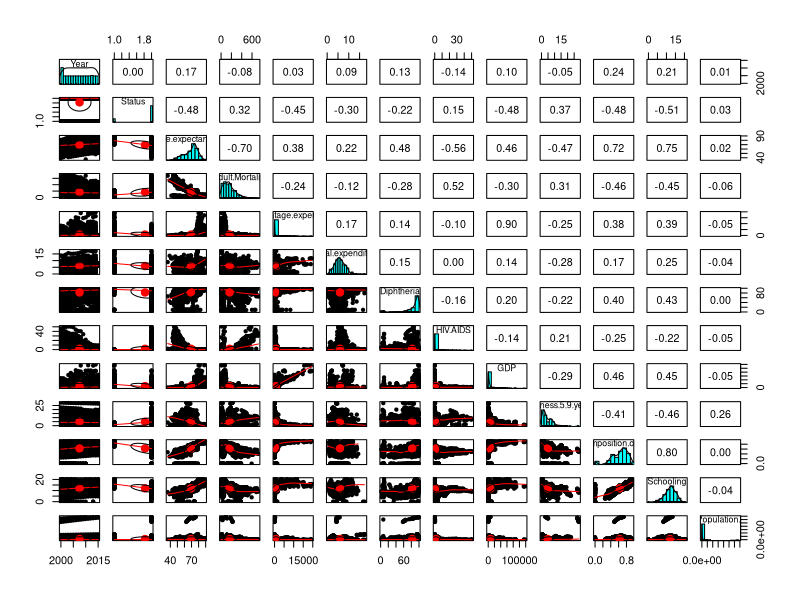

Here is the R script that generated this plot: (Note: this script raises an error after producing the figure.)
## ---- chunk 1
knitr::opts_chunk$set(echo = TRUE)
## ---- chunk 2
rm(list=ls()) # Dumping memory
## ---- chunk 3
library(tidyverse)
library(ggfortify)
library(ggplot2)
library(psych)
## ---- chunk 4
df <- read.csv(file = "Life_Expectancy_Data_cleaned.csv")

df <- df[,-c(1,6,7,9,10,11,12,13,18)]

df$Status <- as.factor(df$Status)
## ---- chunk 5
df
## ---- chunk 6
pairs.panels(df)
## ---- chunk 7
summary(df)
## ---- chunk 8
df[rowSums(is.na(df))>0,]
## ---- chunk 9
df1 <- df[rowSums(is.na(df))<5,]
## ---- chunk 10
df1 <- df[df$Income.composition.of.resources>0,]
df1 <- df[df$Schooling>0,]
df1 <- df1[!is.na(df1$Population.y),]
df1 <- df1[!is.na(df1$Life.expectancy),]
## ---- chunk 11
df1$Alcohol[is.na(df1$Alcohol)] <- mean(df$Alcohol, na.rm = TRUE)
df1$Polio[is.na(df1$Polio)] <- mean(df$Polio, na.rm = TRUE)
df1$Diphtheria[is.na(df1$Diphtheria)] <- mean(df$Diphtheria, na.rm = TRUE)
df1$thinness..1.19.years[is.na(df1$thinness..1.19.years)] <- mean(df$thinness..1.19.years, na.rm = TRUE)
df1$thinness.5.9.years[is.na(df1$thinness.5.9.years)] <- mean(df$thinness.5.9.years, na.rm = TRUE)
df1$Schooling[is.na(df1$Schooling)] <- mean(df$Schooling, na.rm = TRUE)
## ---- chunk 12
df1 <- df1[rowSums(is.na(df1))<1,]
## ---- chunk 13
df2014 <- df[df$Year == 2014,]
df2014
## ---- chunk 14
summary(df2014)
## ---- chunk 15
mapdata <- map_data("world")
names(mapdata)[5] <- "Country"
## ---- chunk 16
Countries_map <- unique(mapdata["Country"])
Countries_map["in_map"] = "map"
Countries_map

Countries_df <- unique(df2014["Country"])
Countries_df["in_df"] = "df"
Countries_df

Countries <- merge(x = Countries_map, y = Countries_df,
                   by = "Country", all = TRUE)
Countries
## ---- chunk 17
df2014[df2014$Country == "Antigua and Barbuda", "Country"] <- "Antigua"
df2014[df2014$Country == "Bolivia (Plurinational State of)", "Country"] <- "Bolivia"
df2014[df2014$Country == "Brunei Darussalam", "Country"] <- "Brunei"
df2014[df2014$Country == "CÃ´te d'Ivoire", "Country"] <- "Ivory Coast"
df2014[df2014$Country == "Cabo Verde", "Country"] <- "Cape Verde"
df2014[df2014$Country == "Congo", "Country"] <- "Republic of Congo"
df2014[df2014$Country == "Czechia", "Country"] <- "Czech Republic"
df2014[df2014$Country == "Democratic People's Republic of Korea", "Country"] <- "North Korea"
df2014[df2014$Country == "Republic of Korea", "Country"] <- "South Korea"
df2014[df2014$Country == "Iran (Islamic Republic of)", "Country"] <- "Iran"
df2014[df2014$Country == "Lao People's Democratic Republic", "Country"] <- "Laos"
df2014[df2014$Country == "Micronesia (Federated States of)", "Country"] <- "Micronesia"
df2014[df2014$Country == "Republic of Moldova", "Country"] <- "Moldova"
df2014[df2014$Country == "Russian Federation", "Country"] <- "Russia"
df2014[df2014$Country == "Saint Kitts and Nevis", "Country"] <- "Saint Kitts"
df2014[df2014$Country == "Saint Vincent and the Grenadines", "Country"] <- "Saint Vincent"
df2014[df2014$Country == "Syrian Arab Republic", "Country"] <- "Syria"
df2014[df2014$Country == "The former Yugoslav republic of Macedonia", "Country"] <- "Macedonia"
df2014[df2014$Country == "Trinidad and Tobago", "Country"] <- "Trinidad"
df2014[df2014$Country == "United Kingdom of Great Britain and Northern Ireland", "Country"] <- "UK"
df2014[df2014$Country == "United Republic of Tanzania", "Country"] <- "Tanzania"
df2014[df2014$Country == "United States of America", "Country"] <- "USA"
df2014[df2014$Country == "Venezuela (Bolivarian Republic of)", "Country"] <- "Venezuela"
df2014[df2014$Country == "Viet Nam", "Country"] <- "Vietnam"

#df2014[df2014$Country == "xxxxxxxxxxxxxxxxxx", "Country"] <- "xxxxxxxxxxxxxxxxxx"
## ---- chunk 18
mapdata <- left_join(mapdata, df2014, by = "Country")
## ---- chunk 19
MapLifeExpectancy <- ggplot(data = mapdata,
               aes(x = long, y = lat, group = group)) +
        geom_polygon(aes(fill = Life.expectancy),
                     color = "black") +
        labs(title = "Life Expectancy [Years]",
            caption=c('Data Source: World Health Organization')) +
        scale_fill_distiller(palette = "Spectral", direction = 1) +
        theme_void()
MapLifeExpectancy
## ---- chunk 20
ggplot(df) +
    aes(x = Year, y = Life.expectancy, colour = Status) +
    geom_point(shape = "bullet", size = 0.1, alpha = 0.25) +
    geom_smooth(span = 0.75) +
    scale_color_brewer(palette = "Set2", direction = 1) +
    labs(x = "Year",
         y = "Life Expectancy [in Years]",
         title = "Change in Life Expectancy over the Years",
         caption = "Data Source: World Health Organization") +
    theme_bw()
## ---- chunk 21
MapAlcohol <- ggplot(data = mapdata,
               aes(x = long, y = lat, group = group)) +
        geom_polygon(aes(fill = Alcohol),
                     color = "black") +
        labs(title = "Alcohol Consumption per capita [Litres of Pure Alcohol]",
            caption=c('Data Source: World Health Organization')) +
        scale_fill_distiller(palette = "Spectral", direction = -1) +
        theme_void()
MapAlcohol
## ---- chunk 22
MapPolio <- ggplot(data = mapdata,
               aes(x = long, y = lat, group = group)) +
        geom_polygon(aes(fill = Polio),
                     color = "black") +
        labs(title = "% Polio Vaccination (Pol3) among Children",
            caption=c('Data Source: World Health Organization')) +
        scale_fill_distiller(palette = "Spectral", direction = 1) +
        theme_void()
MapPolio
## ---- chunk 23
MapTotal.expenditure <- ggplot(data = mapdata,
               aes(x = long, y = lat, group = group)) +
        geom_polygon(aes(fill = Total.expenditure),
                     color = "black") +
        labs(title = "General Government Expenditure on Health \n[% of Total Govt. Expenditure]",
            caption=c('Data Source: World Health Organization')) +
        scale_fill_distiller(palette = "Spectral", direction = 1) +
        theme_void()
MapTotal.expenditure
## ---- chunk 24
MapDiphtheria <- ggplot(data = mapdata,
               aes(x = long, y = lat, group = group)) +
        geom_polygon(aes(fill = Diphtheria),
                     color = "black") +
        labs(title = "Diphtheria/Tetanus/Pertussis (DTP3) Immunization Coverage among Children",
            caption=c('Data Source: World Health Organization')) +
        scale_fill_distiller(palette = "Spectral", direction = 1) +
        theme_void()
MapDiphtheria
## ---- chunk 25
MapHivAids <- ggplot(data = mapdata,
               aes(x = long, y = lat, group = group)) +
        geom_polygon(aes(fill = HIV.AIDS),
                     color = "black") +
        labs(title = "Deaths per 1000 live-births due to HIV/AIDS",
            caption=c('Data Source: World Health Organization')) +
        scale_fill_distiller(palette = "Spectral", direction = -1) +
        theme_void()
MapHivAids
## ---- chunk 26
MapThinness <- ggplot(data = mapdata,
               aes(x = long, y = lat, group = group)) +
        geom_polygon(aes(fill = thinness..1.19.years),
                     color = "black") +
        labs(title = "% Prevalence of Thinness among Children",
            caption=c('Data Source: World Health Organization')) +
        scale_fill_distiller(palette = "Spectral", direction = -1) +
        theme_void()
MapThinness
## ---- chunk 27
MapHDI <- ggplot(data = mapdata,
               aes(x = long, y = lat, group = group)) +
        geom_polygon(aes(fill = Income.composition.of.resources),
                     color = "black") +
        labs(title = "Human Development Index as \nIncome Composition of Resources [0-1]",
            caption=c('Data Source: World Health Organization')) +
        scale_fill_distiller(palette = "Spectral", direction = 1) +
        theme_void()
MapHDI
## ---- chunk 28
MapSchooling <- ggplot(data = mapdata,
               aes(x = long, y = lat, group = group)) +
        geom_polygon(aes(fill = Schooling),
                     color = "black") +
        labs(title = "Schooling [No of Years]",
            caption=c('Data Source: World Health Organization')) +
        scale_fill_distiller(palette = "Spectral", direction = 1) +
        theme_void()
MapSchooling
## ---- chunk 29
pairs.panels(df)
## ---- chunk 30
matrix(colnames(df))
## ---- chunk 31
df %>%
    
    ggplot() +
    aes(x = Total.expenditure, y = Life.expectancy, colour = Status) +
    
    geom_point(shape = "circle", size = 1.5, alpha = 0.2) +
    geom_smooth(method = "lm") +
    
    scale_color_manual(values = c(Developed = "#1B9E77",
                                  Developing = "#666666")) +
    
    labs(x = "Government Health Expenditure [% of Total Expenditure]",
         y = "Life Expectancy [in Years]",
         title = "Relationship between Government Health Expenditure and Life Expectancy",
         caption = "Data Source: World Health Organization") +
    
    theme_bw()
## ---- chunk 32
df %>%
    
    ggplot() +
    aes(x = Alcohol, y = Life.expectancy, colour = Status) +
    
    geom_point(shape = "circle", size = 1.5, alpha = 0.2) +
    geom_smooth() +
    
    scale_color_manual(values = c(Developed = "#1B9E77",
                                  Developing = "#666666")) +
    
    labs(x = "Alcohol Consumption per Capita [Lts. of Pure Alcohol]",
         y = "Life Expectancy [in Years]",
         title = "Relationship between Alcohol Consumption and Life Expectancy",
         caption = "Data Source: World Health Organization") +
    
    theme_bw()
## ---- chunk 33
df %>%
    
    ggplot() +
    aes(x = thinness..1.19.years, y = Life.expectancy, colour = Status) +
    
    geom_point(shape = "circle", size = 1.5, alpha = 0.2) +
    geom_smooth(method = "lm") +
    
    scale_color_manual(values = c(Developed = "#1B9E77",
                                  Developing = "#666666")) +
    
    labs(x = "Thinness in Children [% of Population]",
         y = "Life Expectancy [in Years]",
         title = "Relationship between Thinness in Children and Life Expectancy",
         caption = "Data Source: World Health Organization") +
    
    theme_bw()
## ---- chunk 34
df %>%
    filter(Schooling >= 0.1 | is.na(Schooling)) %>%
    
    ggplot() +
    aes(x = Schooling, y = Life.expectancy, colour = Status) +
    
    geom_point(shape = "circle", size = 1.5, alpha = 0.2) +
    geom_smooth(method = "lm") +
    
    scale_color_manual(values = c(Developed = "#1B9E77",
                                  Developing = "#666666")) +
    
    labs(x = "Schooling [in Years]",
         y = "Life Expectancy [in Years]",
         title = "Relationship between Schooling and Life Expectancy",
         caption = "Data Source: World Health Organization") +
    
    theme_bw()
## ---- chunk 35
df %>%
    filter(Schooling >= 0.1 | is.na(Schooling)) %>%
    filter(Income.composition.of.resources >= 0.1 | is.na(Income.composition.of.resources)) %>%
    
    ggplot() +
    aes(x = Schooling, y = Income.composition.of.resources, colour = Status) +
    
    geom_point(shape = "circle", size = 1.5, alpha = 0.2) +
    geom_smooth(method = "lm") +
    
    scale_color_manual(values = c(Developed = "#1B9E77",
                                  Developing = "#666666")) +
    
    labs(x = "Schooling [in Years]",
         y = "Human Development Index [0-1]",
         title = "Relationship between Schooling and Human Development Index",
         caption = "Data Source: World Health Organization") +
    
    theme_bw()
## ---- chunk 36
df %>%
    filter(Polio >= 10 | is.na(Polio)) %>%
    
    ggplot() +
    aes(x = Polio, y = Life.expectancy, colour = Status) +
    
    geom_point(shape = "circle", size = 1.5, alpha = 0.2) +
    geom_smooth(method = "lm") +
    
    scale_color_manual(values = c(Developed = "#1B9E77",
                                  Developing = "#666666")) +
    
    labs(x = "Polio Vaccination [% of Children]",
         y = "Life Expectancy [in Years]",
         title = "Relationship between Polio Vaccination and Life Expectancy",
         caption = "Data Source: World Health Organization") +
    
    theme_bw()
## ---- chunk 37
df %>%
    filter(Diphtheria >= 10 | is.na(Diphtheria)) %>%
    
    ggplot() +
    aes(x = Diphtheria, y = Life.expectancy, colour = Status) +
    
    geom_point(shape = "circle", size = 1.5, alpha = 0.2) +
    geom_smooth(method = "lm") +
    
    scale_color_manual(values = c(Developed = "#1B9E77",
                                  Developing = "#666666")) +
    
    labs(x = "Diphtheria Vaccination [% of Children]",
         y = "Life Expectancy [in Years]",
         title = "Relationship between Diphtheria Vaccination and Life Expectancy",
         caption = "Data Source: World Health Organization") +
    
    theme_bw()
## ---- chunk 38
df2014_trim <- df2014[rowSums(is.na(df2014)) == 0,]
## ---- chunk 39
k = 4
km <- kmeans(df2014_trim[,c(4,6,8,9,13)], centers=k)

df2014_trim$cluster <- as.factor(km$cluster)

autoplot(km, df2014_trim[,4:14], frame = TRUE)
## ---- chunk 40
mapdata <- map_data("world")
names(mapdata)[5] <- "Country"
## ---- chunk 41
mapdata <- left_join(mapdata, df2014_trim, by = "Country")
## ---- chunk 42
MapClusters <- ggplot(data = mapdata,
               aes(x = long, y = lat, group = group)) +
        geom_polygon(aes(fill = cluster),
                     color = "black") +
        labs(title = "Clustering Health Data",
            caption=c('Data Source: World Health Organization')) +
        scale_fill_brewer(name = "Clusters", palette = "Pastel2") +
        theme_void()
MapClusters
## ---- chunk 43
print("Done...")
